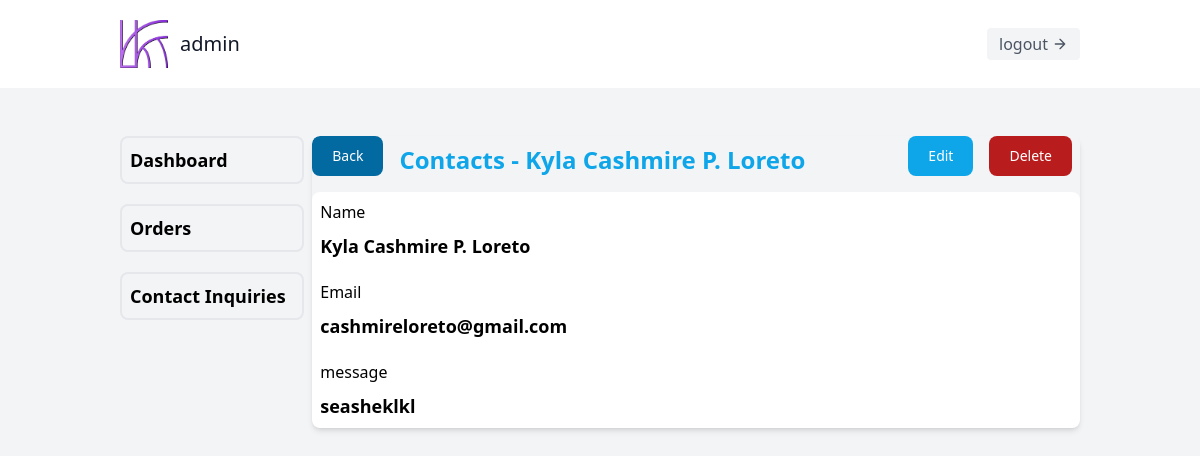
The page /dashboard/contacts/show/11 (signed in) on the database its author committed.
### webapp/models.py (models this page shows, shortened)
class ContactUs(models.Model):
    name = models.CharField(max_length=150)
    email = models.EmailField()
    message = models.TextField()

### webapp/views.py (the view)
# urls.py: path('show/<int:contactID>', views.contact_show, name="contact_show"),
@login_required(login_url="login")
def contact_show(request, contactID):
    contact = ContactUs.objects.filter(id=contactID).first()
    context = {
        'contact' : contact
    }
    return render(request, 'pages/dashboard/contacts/show.html', context)

### webapp/templates/pages/dashboard/contacts/show.html (shortened to what this page needs)
{% extends 'components/dashboard.html' %}
{% block content %}
<div class="relative overflow-x-auto shadow-md sm:rounded-lg min-h-[10rem] max-h-[20rem] flex flex-col gap-2">
    <div class="flex items-center gap-2 justify-between">
        <div class="flex items-center gap-2">
            <a href="{% url 'contact_index' %}" class="focus:outline-none text-white bg-sky-700 hover:bg-sky-800 focus:ring-4
            focus:ring-red-300 font-medium rounded-lg text-sm px-5 py-2.5 me-2 mb-2
             ">Back</a>
            <h1 class="text-2xl text-sky-500 font-bold flex items-center">Contacts - {{ contact.name }}</h1>
        </div>
      <div class="flex items-center gap-2">
        <a href="{% url 'contact_edit' contact.id %}" class="focus:outline-none text-white bg-sky-500 hover:bg-sky-600 focus:ring-4
        focus:ring-sky-300 font-medium rounded-lg text-sm px-5 py-2.5 me-2 mb-2
         ">Edit</a>
         <a href="{% url 'contact_delete' contact.id %}" class="focus:outline-none text-white bg-red-700 hover:bg-viskyolet-800 focus:ring-4
         focus:ring-red-300 font-medium rounded-lg text-sm px-5 py-2.5 me-2 mb-2
          ">Delete</a>
      </div>
    </div>
    <div class="flex flex-col gap-5 bg-white  rounded-lg p-2">
        <div class="flex flex-col gap-2">
            <p>Name</p>
            <h1 class="text-lg font-bold">{{contact.name}}</h1>
        </div>
        <div class="flex flex-col gap-2">
            <p>Email</p>
            <h1 class="text-lg font-bold">{{contact.email}}</h1>
        </div>
        <div class="flex flex-col gap-2">
            <p>message</p>
            <h1 class="text-lg font-bold">{{contact.message}}</h1>
        </div>
    </div>
</div>
</div>
{% endblock content %}

### webapp/templates/components/dashboard/navbar.html
{% load static %}
<header class="text-gray-600 body-font bg-white flex justify-center">
    <div class="container mx-auto flex justify-between p-5 flex-col md:flex-row items-center w-5/6">
      <a class="flex title-font font-medium items-center text-gray-900 mb-4 md:mb-0" href="{% url 'home' %}">
        <img src="{% static 'images/logo.png' %}" alt="" srcset="" class="object object-center h-12 w-12">
        <span class="ml-3 text-xl">{{request.user.username}}</span>
      </a>
      <a href="{% url 'logout' %}">
        <button class="inline-flex items-center bg-gray-100 border-0 py-1 px-3 focus:outline-none hover:bg-gray-200 rounded text-base mt-4 md:mt-0">logout
            <svg fill="none" stroke="currentColor" stroke-linecap="round" stroke-linejoin="round" stroke-width="2" class="w-4 h-4 ml-1" viewBox="0 0 24 24">
              <path d="M5 12h14M12 5l7 7-7 7"></path>
            </svg>
          </button>
      </a>
    </div>
  </header>

### rows shown on the page
ContactUs: name "Kyla Cashmire P. Loreto", email "cashmireloreto@gmail.com", message "seasheklkl"

### other values the page prints
{{ request.user.username }} "admin"
